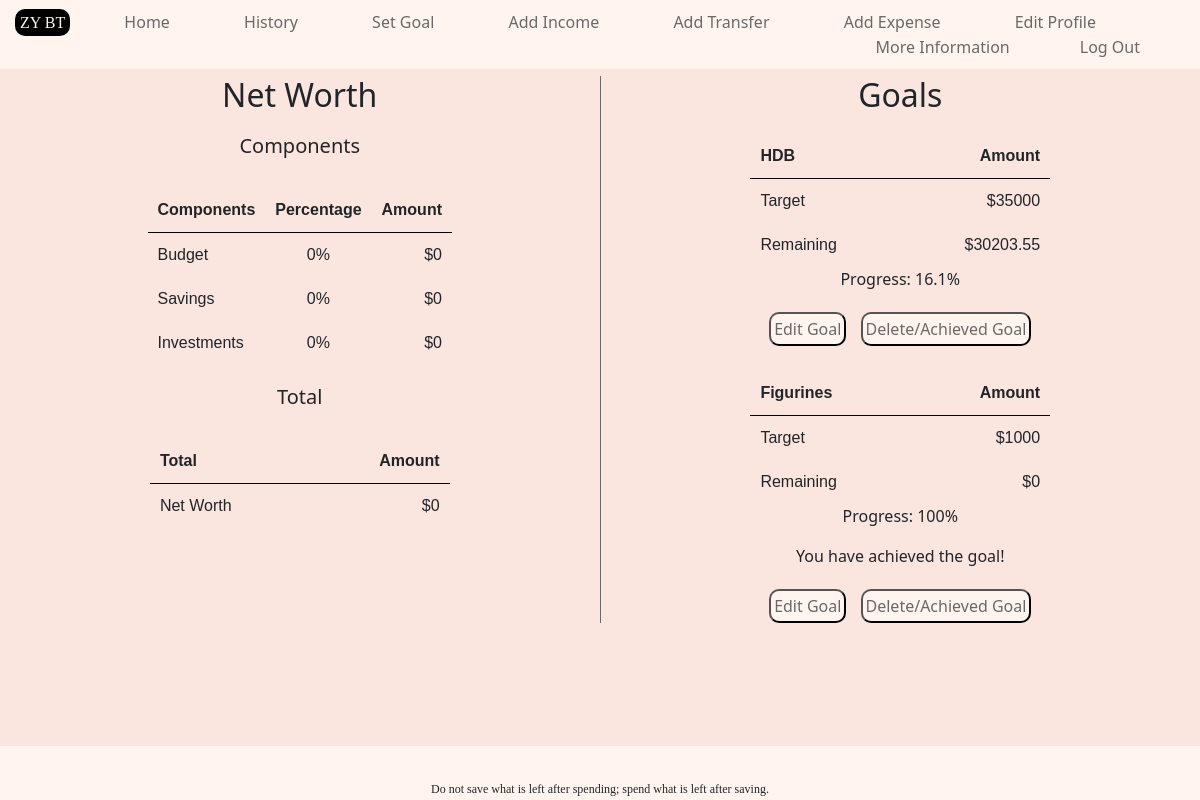
The page / (signed in) on the database its author committed.
### tables this page shows
CREATE TABLE 'users' ('id' INTEGER PRIMARY KEY NOT NULL, 'email' TEXT NOT NULL, 'hash' TEXT NOT NULL, 'budget' NUMERIC NOT NULL DEFAULT 0, 'savings' NUMERIC NOT NULL DEFAULT 0, 'investments' NUMERIC NOT NULL DEFAULT 0, 'net_worth' NUMERIC NOT NULL DEFAULT 0);

CREATE TABLE 'goals' ('id' INTEGER PRIMARY KEY NOT NULL, 'user_id' INTEGER NOT NULL,'amount' NUMERIC NOT NULL, 'description' TEXT,'amount_left' NUMERIC,'current_progress' NUMERIC,'remaining_progress' NUMERIC, 'completed_goal' TEXT, 'date'  DATETIME NOT NULL DEFAULT CURRENT_TIMESTAMP  );

### app.py (the view)
@app.route("/", methods=["GET"])
@login_required
def index():
    old_user_info = db.execute("SELECT budget, savings, investments FROM users WHERE id = ?", session["user_id"])
    if not old_user_info[0]['budget']:
        old_user_info[0]['budget'] = 0
    if not old_user_info[0]['savings']:
        old_user_info[0]['savings'] = 0
    if not old_user_info[0]['investments']:
        old_user_info[0]['investments'] = 0
    net_worth = float(old_user_info[0]['budget']) + float(old_user_info[0]['savings']) + float(old_user_info[0]['investments'])
    db.execute("UPDATE users SET net_worth = ? WHERE id = ?", net_worth, session["user_id"])
    user_info = db.execute("SELECT budget, savings, investments, net_worth FROM users WHERE id = ?", session["user_id"])
    budget = float(user_info[0]["budget"])
    savings = float(user_info[0]["savings"])
    investments = float(user_info[0]["investments"])
    net_worth = float(user_info[0]["net_worth"])
    if net_worth != 0:
        if savings == 0:
            savingspercent = 0
        else:
            savingspercent = round(((savings/net_worth) * 100), 2)
        if investments == 0:
            investmentspercent = 0
        else:
            investmentspercent = round(((investments/net_worth) * 100), 2)
        if budget == 0:
            budgetpercent = 0
        else:
            budgetpercent = round(((budget/net_worth) * 100), 2)
    else:
        savingspercent = 0
        investmentspercent = 0
        budgetpercent = 0
    old_goals = db.execute("SELECT amount, description, amount_left, current_progress, remaining_progress, completed_goal, id FROM goals WHERE user_id = ?", session["user_id"])
    for goal in old_goals:
        target = float(goal['amount'])
        remaining = float(goal['amount_left'])
        current_worth = budget + savings
        current_progress_percent = round(((current_worth) / (target + remaining) * 100), 2)
        if current_progress_percent < 100:
            remaining_progress_amount = round(float(target + remaining - current_worth), 2)
            db.execute("UPDATE goals SET current_progress = ?, remaining_progress = ?, completed_goal = NULL WHERE user_id = ? AND id = ?", current_progress_percent, remaining_progress_amount, session["user_id"], goal['id'])
        else:
            db.execute("UPDATE goals SET current_progress = '100', remaining_progress = '0', completed_goal = 'Goal achieved' WHERE user_id = ? AND id = ?", session["user_id"], goal['id'])
    goals = db.execute("SELECT id, amount, description, amount_left, current_progress, remaining_progress, completed_goal,date FROM goals WHERE user_id = ? ORDER BY date DESC", session["user_id"])
    return render_template("index.html", user_info=user_info, goals=goals, history=history, savingspercent=savingspercent, investmentspercent=investmentspercent, budgetpercent=budgetpercent)

### app.py (called while the page is built)
@app.after_request
def after_request(response):
    response.headers["Cache-Control"] = "no-cache, no-store, must-revalidate"
    response.headers["Expires"] = 0
    response.headers["Pragma"] = "no-cache"
    return response

### helpers.py (called while the page is built)
def login_required(f):
    @wraps(f)
    def decorated_function(*args, **kwargs):
        if session.get("user_id") is None:
            return redirect("/login")
        return f(*args, **kwargs)
    return decorated_function

### templates/index.html (shortened to what this page needs)
{% extends "layout.html" %}
{% block main %}
    <div id="index">
        <div class="networthdiv">
            <div>
                <h2>Net Worth</h2>
            </div>
            <div>
                <div>
                    <h5>Components</h5>
                </div>
                <table>
                    <thead>
                        <tr>
                            <th class="networthcomponents">Components</th>
                            <th class="networthpercent">Percentage</th>
                            <th class="networthamount">Amount</th>
                        </tr>
                    <tbody>
                        <tr>
                            <td class="networthcomponents">Budget</td>
                            <td class="networthpercent">{{ budgetpercent }}%</td>
                            <td class="networthamount">${{ user_info[0]["budget"]}}</td>
                        </tr>
                        <tr>
                            <td class="networthcomponents">Savings</td>
                            <td class="networthpercent">{{ savingspercent }}%</td>
                            <td class="networthamount">${{ user_info[0]["savings"] }}</td>
                        </tr>
                        <tr>
                            <td class="networthcomponents">Investments</td>
                            <td class="networthpercent">{{ investmentspercent }}%</td>
                            <td class="networthamount">${{ user_info[0]["investments"] }}</td>
                        </tr>
                    </tbody>
                </table>
            </div>
            <div>
                <div>
                    <h5>Total</h5>
                </div>
                <table>
                    <thead>
                        <tr>
                            <th class="networthcomponents">Total</th>
                            <th></th>
                            <th class="networthamount">Amount</th>
                        </tr>
                    </thead>
                    <tbody>
                        <tr>
                            <td class="networthcomponents">Net Worth</td>
                            <td></td>
                            <td class="networthamount">${{ user_info[0]["net_worth"] }}</td>
                        </tr>
                    </tbody>
                </table>
            </div>
        </div>
        <div class="goalsdiv">
            <h2>Goals</h2>
            <form action="/setgoal" method="GET">
            <div>
                {% for goal in goals %}
                <table>
                    <thead>
                        <tr>
                            <th class="goalsdescription">{{ goal['description'] }}</th>
                            <th class="goalsamount">Amount</th>
                        </tr>
                    </thead>
                    <tbody>
                        <tr>
                            <td class="goalsdescription">Target</td>
                            <td class="goalsamount">${{ goal['amount']}}</td>
                        </tr>
                            <td class="goalsdescription">Remaining</td>
                            <td class="goalsamount">${{ goal['remaining_progress']}}</td>
                    </tbody>
                </table>
                <p>Progress: {{ goal['current_progress']}}%</p>
                {% if goal['completed_goal'] %}
                    <p>You have achieved the goal!</p>
                {% endif %}
                <div>
                    <form method="GET">
                        <button formaction="/editgoal">Edit Goal</button>
                        <button formaction="/deletegoal">Delete/Achieved Goal</button>
                    </form>
                </div>
            </form>
            {% endfor %}
        </div>
    </div>
{% endblock %}

### templates/layout.html (shortened to what this page needs)
<!DOCTYPE html>
<html lang="en">
    <head>
        <link href="https://cdn.jsdelivr.net/npm/bootstrap@5.1.3/dist/css/bootstrap.min.css" rel="stylesheet">
        <link href="/static/styles.css" rel="stylesheet">
    </head>
    <body>
        <header>
            <nav class="navbar">
                {% if session["user_id"] %}
                    <ul>
                        <li class="logo">ZY BT</li>
                        <li><a href="/">Home</a></li>
                        <li><a href="/history">History</a></li>
                        <li><a href="/setgoal">Set Goal</a></li>
                        <li><a href="/addincome">Add Income</a></li>
                        <li><a href="/addtransfer">Add Transfer</a></li>
                        <li><a href="/addexpense">Add Expense</a></li>
                        <li><a href="/editprofile">Edit Profile</a></li>
                        <li class="right"><a href="/logout">Log Out</a></li>
                        <li class="right"><a href="/moreinfo">More Information</a></li>
                    </ul>
                {% else %}
                    <ul>
                        <li class="logo">ZY BT</li>
                        <li class="right"><a href="/register">Register</a></li>
                        <li class="right"><a href="/login">Log In</a></ul></li>
                    </ul>
                {% endif %}
            </nav>
        </header>
        <main>
            {% block main %}{% endblock%}
        </main>
        <footer>
            <p>Do not save what is left after spending; spend what is left after saving.</p>
        </footer>
    </body>
</html>

### static/styles.css (style rules this page uses)
body { min-height: 100vh; position: relative; background-color: seashell; }
main { min-height: 90vh; margin-top: 10px; text-align: center; padding-top: 20px; padding-bottom: 20px; background-color: #fae5df; }
.navbar ul { margin-bottom: 30px; padding: 10px; overflow: hidden; background-color: seashell; position: fixed; top: 0; width: 100%; }
.logo { margin: 5px; padding: 5px; background-color: black; color: seashell; border-radius: 10px; font-family: fantasy; }
.right { float: right; }
.navbar li { display: inline; margin-right: 30px; }
.navbar li a { text-align: center; color: Dimgrey; text-decoration: None; padding: 20px 20px; outline: None; }
button { margin: 5px; padding: 3px; border-radius: 10px; background-color: seashell; color: dimgrey; text-align: center; }
#index { margin-top: 10px; padding-top: 20px; width: 100%; text-align: center; display: flex; }
#index table { margin-top: 20px; margin-left: auto; margin-right: auto; width: 50%; font-family: Arial, Helvetica, sans-serif; border-collapse: collapse; }
#index thead { border-bottom: 1px solid black; }
#index th, td { padding: 10px; background-color: #fae5df; }
.networthdiv { flex: 1; vertical-align: top; float: left; width: 50%; border-right: 0.5px solid dimgrey; margin-bottom: 5px; }
.networthdiv h5 { margin: 10px; padding: 10px; }
.networthcomponents { text-align: left; }
.networthamount { text-align: right; }
.networthpercent { text-align: center; }
.goalsdiv { flex: 1; vertical-align: top; float: right; width: 50%; }
.goalsdescription { text-align: left; }
.goalsamount { text-align: right; }
footer { position: absolute; bottom: 0; width: 100%; height: 20px; text-align: center; font-size: 12px; font-family: Lucida Handwriting, cursive; }

### rows shown on the page
users: budget "0", savings "0", investments "0", net_worth "0"
goals: description "HDB", amount "35000", remaining_progress "30203.55", current_progress "16.1"
goals: description "Figurines", amount "1000", remaining_progress "0", current_progress "100", completed_goal "You have achieved the goal!"

### other values the page prints
{{ budgetpercent }} "0"
{{ savingspercent }} "0"
{{ investmentspercent }} "0"
